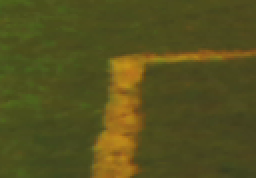
//> input picture img1.png, 128 x 89 px (shown 2 times larger)
$ ./harris_detector img1.png   (built with g++ and OpenCV 4)
//> lines starting //> are read from the running program, lines starting //| are printed output that depends on the picture
#include "opencv2/highgui/highgui.hpp"
#include "opencv2/imgproc/imgproc.hpp"
#include <iostream>
#include <stdio.h>
#include <stdlib.h>

using namespace cv;
using namespace std;

/// Global variables
Mat src, src_gray;
int thresh = 200;
int max_thresh = 255;

//  http://opencvexamples.blogspot.com/2013/10/split-and-merge-functions.html

/*
char* source_window = "Source image";
char* corners_window = "Corners detected";
*/

/// Function header
void cornerHarris_demo( int, void* );


void usage (const char *s)
{
  std::cerr<<"Usage: "<<s<<" imsname1 imsname2 \n"<<std::endl;
  exit(EXIT_FAILURE);
}

#define param 1


/** @function main */
int main( int argc, char** argv )
{
  if(argc != (param+1))
    usage(argv[0]);
  /// Load source image and convert it to gray
  src = imread( argv[1], 1 );
//> src is the input picture: 89 rows x 128 cols, CV_8UC3; mean B, G, R 29.6, 80.2, 84
  cvtColor( src, src_gray, CV_BGR2GRAY );
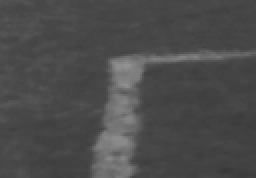
//> src_gray: 89 rows x 128 cols, CV_8UC1 (shown 2 times larger); min 54, max 146, mean 75.7

  /// Create a window and a trackbar
  namedWindow( "Source image", CV_WINDOW_AUTOSIZE );
  createTrackbar( "Threshold: ", "Source image", &thresh, max_thresh, cornerHarris_demo );
  imshow( "Source image", src );

  cornerHarris_demo( 0, 0 );

  waitKey(0);
  return(0);
}

/** @function cornerHarris_demo */
void cornerHarris_demo( int, void* )
{

  Mat dst, dst_norm, dst_norm_scaled;
  dst = Mat::zeros( src.size(), CV_32FC1 );

  /// Detector parameters
  int blockSize = 2;
  int apertureSize = 3;
  double k = 0.04;

  /// Detecting corners
  cornerHarris( src_gray, dst, blockSize, apertureSize, k, BORDER_DEFAULT );
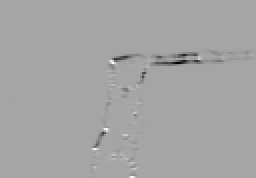
//> dst: 89 rows x 128 cols, CV_32FC1 (shown 2 times larger); min -3.12e-05, max 1.69e-05, mean -1.82e-07; drawn with min black and max white

  /// Normalizing
  normalize( dst, dst_norm, 0, 255, NORM_MINMAX, CV_32FC1, Mat() );
  convertScaleAbs( dst_norm, dst_norm_scaled );

  /// Drawing a circle around corners
  for( int j = 0; j < dst_norm.rows ; j++ )
     { for( int i = 0; i < dst_norm.cols; i++ )
          {
            if( (int) dst_norm.at<float>(j,i) > thresh )
              {
               circle( dst_norm_scaled, Point( i, j ), 5,  Scalar(0), 2, 8, 0 );
              }
          }
     }
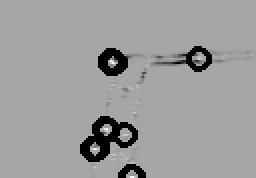
//> dst_norm_scaled: 89 rows x 128 cols, CV_8UC1 (shown 2 times larger); min 0, max 255, mean 156.4
  /// Showing the result
  namedWindow( "Corners detected", CV_WINDOW_AUTOSIZE );
  imshow( "Corners detected", dst_norm_scaled );
}
